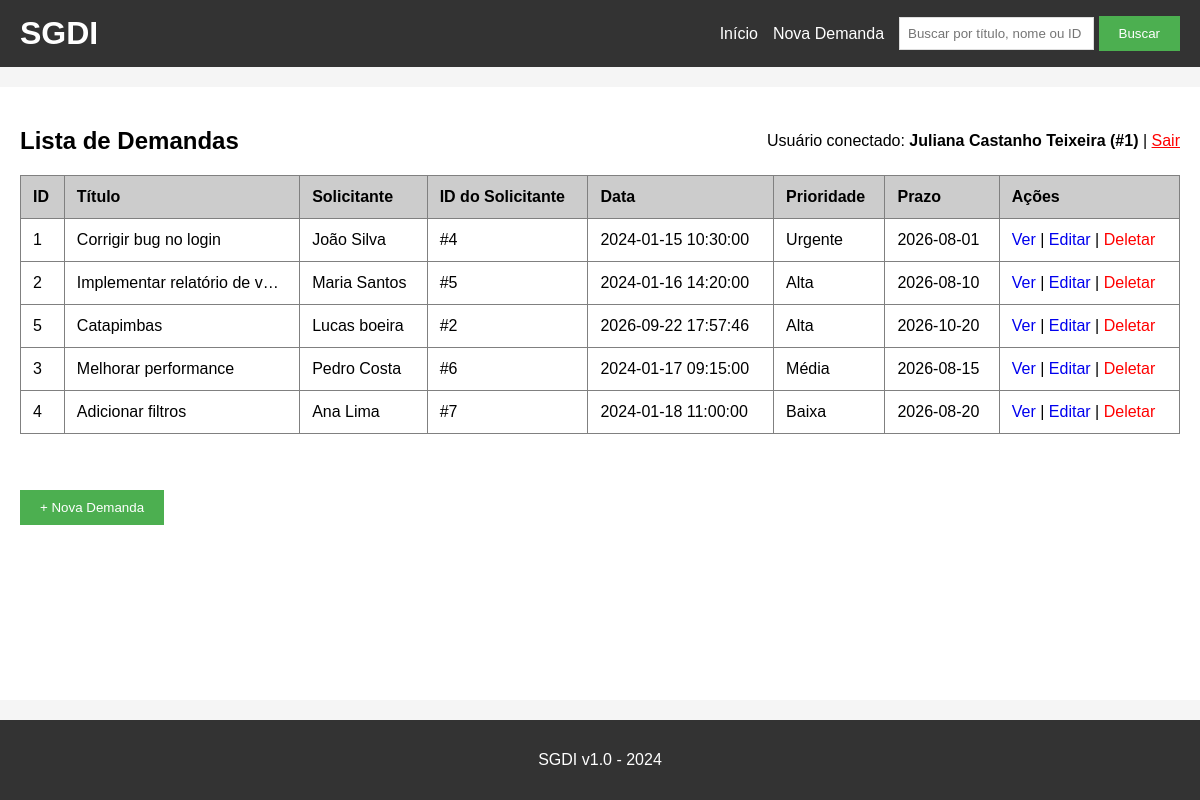
The app's page / (signed in) with its own data.
### tables this page shows
CREATE TABLE demandas (
    id INTEGER PRIMARY KEY AUTOINCREMENT,
    titulo TEXT NOT NULL,
    descricao TEXT,
    solicitante TEXT,
    solicitante_id INTEGER,
    data_criacao TEXT,
    prioridade TEXT,
    prazo TEXT,
    FOREIGN KEY (solicitante_id) REFERENCES solicitantes (id)
);

### app.py (the view)
@app.route('/')
def index():
    conn = get_db()
    cursor = conn.cursor()
    query = """
        SELECT * FROM demandas
        ORDER BY
            CASE prioridade
                WHEN 'Urgente' THEN 1
                WHEN 'Alta' THEN 2
                WHEN 'Média' THEN 3
                WHEN 'Baixa' THEN 4
                ELSE 5
            END,
            prazo ASC
    """
    demandas = cursor.execute(query).fetchall()
    conn.close()
    return render_template('index.html', demandas=demandas)

### app.py (called while the page is built)
def get_db():
    conn = sqlite3.connect('demandas.db')
    conn.row_factory = sqlite3.Row
    return conn

@app.before_request
def verificar_login():
    if 'email' not in session and request.endpoint not in ['login', 'logout', 'static']:
        return redirect(url_for('login'))

### templates/index.html (shortened to what this page needs)
{% extends "base.html" %}
{% block content %}
<div style="display: flex; justify-content: space-between; align-items: center;">
    <h2>Lista de Demandas</h2>
    <p>
        Usuário conectado: <strong>{{ session['usuario'] }} (#{{ session['usuario_id'] }})</strong>
        | <a href="{{ url_for('logout') }}" style="color: red;">Sair</a>
    </p>
</div>
<table border="1" cellpadding="10" cellspacing="0" width="100%">
    <thead>
        <tr bgcolor="#cccccc">
            <th>ID</th>
            <th>Título</th>
            <th>Solicitante</th>
            <th>ID do Solicitante</th>
            <th>Data</th>
            <th>Prioridade</th>
            <th>Prazo</th>
            <th>Ações</th>
        </tr>
    </thead>
    <tbody>
        {% for demanda in demandas %}
        <tr>
            <td>{{ demanda[0] }}</td>
            <td class="coluna-titulo" title="{{ demanda[1] }}">{{ demanda[1] }}</td>
            <td>{{ demanda[3] }}</td>
            <td>#{{ demanda[4] }}</td>
            <td>{{ demanda[5] }}</td>
            <td>{{ demanda[6] }}</td>
            <td>{{ demanda[7] }}</td>
            <td>
                <a href="/detalhes/{{ demanda[0] }}">Ver</a>
                |
                <a href="/editar/{{ demanda[0] }}">Editar</a>
                |
                <a href="/deletar/{{ demanda[0] }}" style="color:red;">Deletar</a>
            </td>
        </tr>
        {% endfor %}
    </tbody>
</table>
<br><br>
<a href="/nova_demanda"><button>+ Nova Demanda</button></a>
{% endblock %}

### templates/base.html (shortened to what this page needs)
<!DOCTYPE html>
<html>
<head>
    <link rel="stylesheet" href="{{ url_for('static', filename='style.css') }}">
</head>
<body>
    <div class="header">
        <h1>SGDI</h1>
        <div class="menu">
            <a href="/">Início</a>
            <a href="/nova_demanda">Nova Demanda</a>
            <form action="/buscar" method="GET" style="display:inline;">
                <input type="text" name="q" placeholder="Buscar por título, nome ou ID">
                <button type="submit">Buscar</button>
            </form>
        </div>
    </div>
    <div class="container">
        {% block content %}{% endblock %}
    </div>
    <div class="footer">
        <p>SGDI v1.0 - 2024</p>
    </div>
</body>
</html>

### static/style.css (style rules this page uses)
* { box-sizing: border-box; }
body { font-family: Arial, sans-serif; background-color: #f5f5f5; padding: 0; margin: 0; display: flex; flex-direction: column; min-height: 100vh; }
.header { background-color: #333; color: white; padding: 15px 20px; display: flex; flex-wrap: wrap; justify-content: space-between; align-items: center; gap: 15px; }
.header h1 { margin: 0; }
.menu { display: flex; flex-wrap: wrap; align-items: center; gap: 15px; }
.menu a { color: white; text-decoration: none; }
.container { max-width: 1200px; margin: 20px auto; background: white; padding: 20px; flex: 1; width: 100%; }
.footer { background-color: #333; color: white; text-align: center; padding: 15px; width: 100%; margin-top: auto; }
button { background-color: #4CAF50; color: white; padding: 10px 20px; border: none; cursor: pointer; }
table { border-collapse: collapse; width: 100%; margin-bottom: 20px; }
th, td { padding: 12px; text-align: left; }
table a { text-decoration: none; }
input[type="text"], textarea { padding: 8px; border: 1px solid #ddd; max-width: 100%; }

### templates/base.html (style rules this page uses)
body { margin: 0; }

### templates/index.html (style rules this page uses)
.coluna-titulo { max-width: 220px; white-space: nowrap; overflow: hidden; text-overflow: ellipsis; }

### records on screen
demandas: id "1", titulo "Corrigir bug no login", solicitante "João Silva", solicitante "4", data_criacao "2024-01-15 10:30:00", prioridade "Urgente", prazo "2026-08-01"
demandas: id "2", titulo "Implementar relatório de v…", solicitante "Maria Santos", solicitante "5", data_criacao "2024-01-16 14:20:00", prioridade "Alta", prazo "2026-08-10"
demandas: id "5", titulo "Catapimbas", solicitante "Lucas boeira", solicitante "2", data_criacao "2026-09-22 17:57:46", prioridade "Alta", prazo "2026-10-20"
demandas: id "3", titulo "Melhorar performance", solicitante "Pedro Costa", solicitante "6", data_criacao "2024-01-17 09:15:00", prioridade "Média", prazo "2026-08-15"
demandas: id "4", titulo "Adicionar filtros", solicitante "Ana Lima", solicitante "7", data_criacao "2024-01-18 11:00:00", prioridade "Baixa", prazo "2026-08-20"

### other values on screen
{{ session['usuario'] }} "Juliana Castanho Teixeira"
{{ session['usuario_id'] }} "1"
